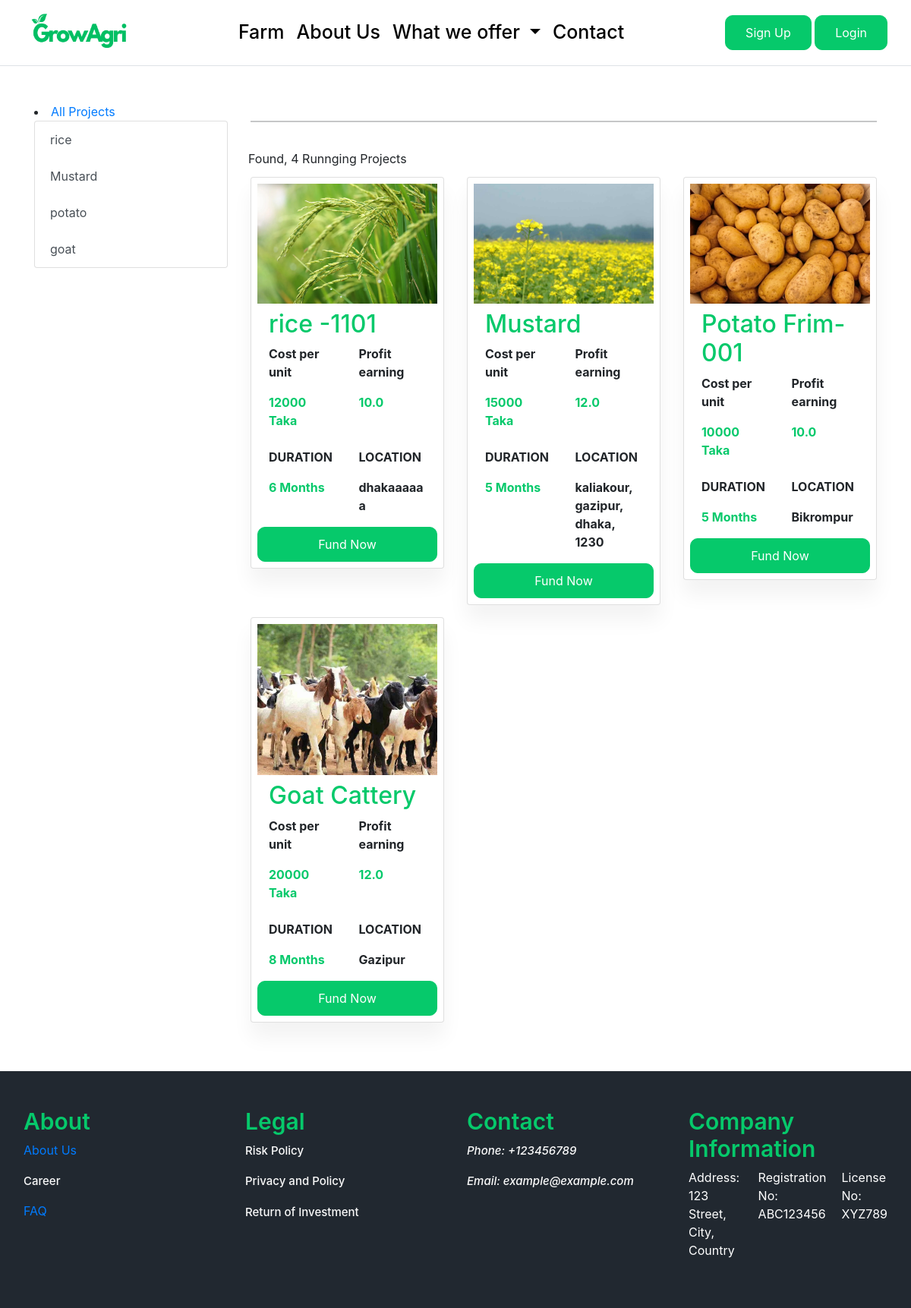
/farm/, run on the app's committed database.
### projects/models.py (models this page shows, shortened)
class CropType(models.Model):
    croptype_name = models.CharField(max_length=50, unique=True)  #category_name
    slug = models.SlugField(max_length=100, unique=True, blank=True)
    description = models.TextField(max_length=255, blank=True)
    crop_image = models.ImageField(upload_to='croptype_images/', blank=True)
    class Meta:
        verbose_name = 'croptype'
        verbose_name_plural = 'croptypes'
    def get_url(self):
        return reverse('farms_by_croptype', args=[self.slug])

### farm/models.py (models this page shows, shortened)
class Farm(models.Model):
    farm_name = models.CharField(max_length=200, unique=True)
    slug = models.SlugField(max_length=200, unique=True, blank=True)
    description = models.TextField(max_length=500, blank=True)
    price = models.IntegerField()
    images = models.ImageField(upload_to='photos/farm')
    stock = models.IntegerField()
    is_available = models.BooleanField(default=True)
    category = models.ForeignKey(CropType, on_delete=models.CASCADE)
    created_date = models.DateTimeField(auto_now_add=True)
    modified_date = models.DateTimeField(auto_now=True)
    campaign_status = models.CharField(max_length=20, choices=[('draft', 'Draft'), ('active', 'Active'), ('completed', 'Completed')], default='draft')
    location = models.CharField(max_length=200, default='')  # Location of the farm
    duration = models.IntegerField(default=None, null=True, blank=True)
    custom_percentage = models.FloatField(validators=[MinValueValidator(0)], null=True, blank=True)

### farm/views.py (the view)
# urls.py: path('farm/', include('farm.urls')),
def farm(request, crop_slug=None):
    croptype = None
    farms = None
    if crop_slug:
        croptype = get_object_or_404(CropType, slug=crop_slug)
        farms = Farm.objects.filter(category=croptype, is_available=True)  # Filter by category field
        farms_count = farms.count()
    else:
        farms = Farm.objects.filter(is_available=True)
        farms_count = farms.count()
    context = {
        'croptype': croptype,
        'farms': farms,
        'farms_count': farms_count,
    }
    return render(request, 'farm/farm.html', context)

### carts/context_processors.py (called while the page is built)
def counter(request):
    cart_count = 0
    if 'admin' in request.path:
        return {}
    else:
        try:
            cart = Cart.objects.filter(cart_id=_cart_id(request))
            if request.user.is_authenticated:
                cart_items = CartItem.objects.all().filter(user=request.user)
            else:
                cart_items = CartItem.objects.filter(cart=cart[:1])
            for cart_item in cart_items:
                cart_count += cart_item.quantity
        except Cart.DoesNotExist:
            cart_count = 0
    return {'cart_count': cart_count}

### carts/views.py (called while the page is built)
def _cart_id(request):
    cart = request.session.session_key
    if not cart:
        cart = request.session.create()
    return cart

### projects/context_processors.py (called while the page is built)
def menu_links(request):
    links = CropType.objects.all()
    return dict(links=links)

### templates/farm/farm.html (shortened to what this page needs)
{% extends "base.html" %}
{% load static %}
{% block content %}
<div class="helping_farmer_container my-5">
    <div class="container">
        <div class="row">
            <div class="col-md-3">
                <li> <a href="{% url 'farm' %}" > All Projects </a></li>
                <div class="list-group">
                    {% for crop_type in links %}
                        <a href="{{ crop_type.get_url }}" class="list-group-item list-group-item-action">{{ crop_type.croptype_name }}</a>
                    {% endfor %}
                </div>
            </div>
            <div class="col-md-9">
                <hr class="my-4">
                <div class="row">
                    <div class="form-inline">
                        <span class="mr-md-auto"> Found,  {{ farms_count }} Runnging Projects </span>
                        <br> </br>
                    </div>
                    {% for farm in farms %}
                    <div class="col-md-4 col-sm-12 mb-3">
                        <div class="card p-2">
                            <div class="d-flex justify-content-center">
                                <img src="{{ farm.images.url }}" class="img-fluid" style="max-height: 200px; width: auto;" alt="">
                            </div>
                            <div class="container my-2">
                                <h2 class="text_color">{{ farm.farm_name }}</h2>
                                <div class="row">
                                    <div class="col-md-6 col-sm-12">
                                        <p class="fw-bold">Cost per unit</p>
                                        <p class="fw-bold text_color">{{ farm.price }} Taka</p>
                                    </div>
                                    <div class="col-md-6 col-sm-12">
                                        <p class="fw-bold">Profit earning</p>
                                        <p class="fw-bold text_color">{{ farm.custom_percentage }} </p>
                                    </div>
                                </div>
                            </div>
                            <div class="container">
                                <div class="row">
                                    <div class="col-md-6 col-sm-12">
                                        <p class="fw-bold">DURATION</p>
                                        <p class="fw-bold text_color"> {{ farm.duration }} Months</p>
                                    </div>
                                    <div class="col-md-6 col-sm-12">
                                        <p class="fw-bold">LOCATION</p>
                                        <p class="fw-bold">{{ farm.location }}</p>
                                    </div>
                                </div>
                            </div>
                            <a href="{% url 'farm_detail' crop_slug=farm.category.slug farm_slug=farm.slug %}" class="btn btn-primary custom_button">Fund Now</a>
                        </div>
                    </div>
                    {% endfor %}
                </div>
            </div>
        </div>
    </div>
</div>
{% endblock content %}

### static/css/style.css (style rules this page uses)
.custom_button { background-color: #06C96B; border: none; padding: 10px 26px; border-radius: 10px; color: white; border: 1px solid #06C96B; transition: 0.3s; }
.text_color { color: #06C96B; }
.card { box-shadow: 0 20px 27px 0 rgb(0 0 0 / 5%); }

### data on the page
CropType: croptype_name "rice"
CropType: croptype_name "Mustard"
CropType: croptype_name "potato"
CropType: croptype_name "goat"
Farm: images (picture), farm_name "rice -1101", price "12000", custom_percentage "10.0", duration "6", location "dhakaaaaaa"
Farm: images (picture), farm_name "Mustard", price "15000", custom_percentage "12.0", duration "5", location "kaliakour, gazipur, dhaka, 1230"
Farm: images (picture), farm_name "Potato Frim-001", price "10000", custom_percentage "10.0", duration "5", location "Bikrompur"
Farm: images (picture), farm_name "Goat Cattery", price "20000", custom_percentage "12.0", duration "8", location "Gazipur"

### other printed values
{{ farms_count }} "4"
